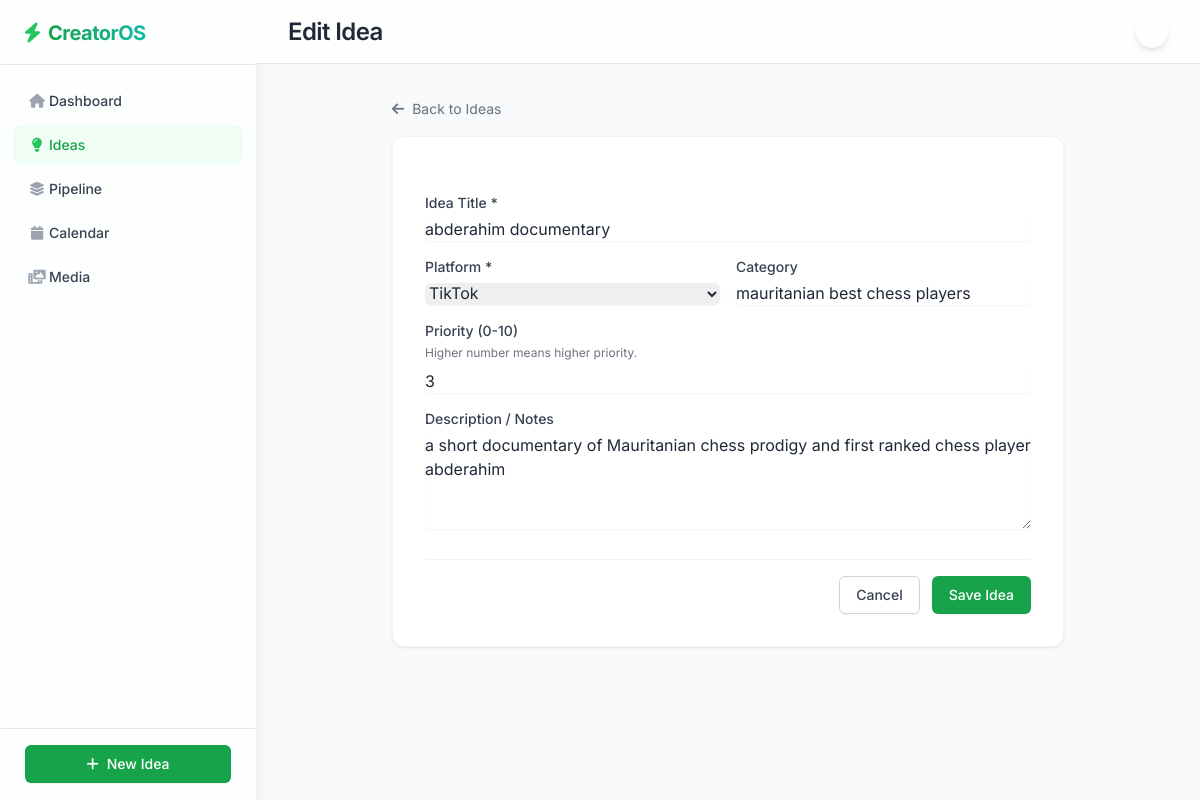
Page /ideas/1/edit/ on the committed database.
### content/models.py (models this page shows, shortened)
class Idea(models.Model):
    PLATFORM_CHOICES = [
        ('TikTok', 'TikTok'),
        ('YouTube Shorts', 'YouTube Shorts'),
        ('Instagram Reels', 'Instagram Reels'),
        ('Facebook', 'Facebook'),
    ]
    title = models.CharField(max_length=200)
    description = models.TextField(blank=True)
    category = models.CharField(max_length=100, blank=True)
    platform = models.CharField(max_length=50, choices=PLATFORM_CHOICES)
    priority = models.IntegerField(default=0, help_text="Higher number = higher priority")
    created_at = models.DateTimeField(default=timezone.now)

### content/views.py (the view)
# urls.py: path('ideas/<int:pk>/edit/', views.idea_edit, name='idea_edit'),
def idea_edit(request, pk):
    idea = get_object_or_404(Idea, pk=pk)
    if request.method == 'POST':
        form = IdeaForm(request.POST, instance=idea)
        if form.is_valid():
            form.save()
            return redirect('idea_list')
    else:
        form = IdeaForm(instance=idea)
    return render(request, 'content/idea_form.html', {'form': form, 'title': 'Edit Idea'})

### content/forms.py
class IdeaForm(forms.ModelForm):
    class Meta:
        model = Idea
        fields = ['title', 'description', 'category', 'platform', 'priority']
        widgets = {
            'title': forms.TextInput(attrs={'class': 'form-input w-full rounded-md border-gray-300 shadow-sm focus:border-indigo-500 focus:ring-indigo-500'}),
            'description': forms.Textarea(attrs={'class': 'form-input w-full rounded-md border-gray-300 shadow-sm focus:border-indigo-500 focus:ring-indigo-500', 'rows': 4}),
            'category': forms.TextInput(attrs={'class': 'form-input w-full rounded-md border-gray-300 shadow-sm focus:border-indigo-500 focus:ring-indigo-500'}),
            'platform': forms.Select(attrs={'class': 'form-select w-full rounded-md border-gray-300 shadow-sm focus:border-indigo-500 focus:ring-indigo-500'}),
            'priority': forms.NumberInput(attrs={'class': 'form-input w-full rounded-md border-gray-300 shadow-sm focus:border-indigo-500 focus:ring-indigo-500'}),
        }

### templates/content/idea_form.html (shortened to what this page needs)
{% extends 'base.html' %}
{% block header_title %}{{ title }}{% endblock %}
{% block content %}
<div class="max-w-2xl mx-auto">
    <div class="mb-4">
        <a href="{% url 'idea_list' %}" class="text-sm text-gray-500 hover:text-gray-700 transition-colors">
            <i class="fa-solid fa-arrow-left mr-1"></i> Back to Ideas
        </a>
    </div>
    <div class="bg-white rounded-xl shadow-sm border border-gray-100 p-8">
        <form method="post" class="space-y-6">
            <div class="space-y-4">
                <div>
                    <label for="{{ form.title.id_for_label }}" class="block text-sm font-medium text-gray-700 mb-1">Idea Title *</label>
                    {{ form.title }}
                </div>
                <div class="grid grid-cols-1 md:grid-cols-2 gap-4">
                    <div>
                        <label for="{{ form.platform.id_for_label }}" class="block text-sm font-medium text-gray-700 mb-1">Platform *</label>
                        {{ form.platform }}
                    </div>
                    <div>
                        <label for="{{ form.category.id_for_label }}" class="block text-sm font-medium text-gray-700 mb-1">Category</label>
                        {{ form.category }}
                    </div>
                </div>
                <div>
                    <label for="{{ form.priority.id_for_label }}" class="block text-sm font-medium text-gray-700 mb-1">Priority (0-10)</label>
                    <p class="text-xs text-gray-500 mb-2">Higher number means higher priority.</p>
                    {{ form.priority }}
                </div>
                <div>
                    <label for="{{ form.description.id_for_label }}" class="block text-sm font-medium text-gray-700 mb-1">Description / Notes</label>
                    {{ form.description }}
                </div>
            </div>
            <div class="pt-4 border-t border-gray-100 flex justify-end space-x-3">
                <a href="{% url 'idea_list' %}" class="px-4 py-2 border border-gray-300 rounded-md shadow-sm text-sm font-medium text-gray-700 bg-white hover:bg-gray-50 focus:outline-none focus:ring-2 focus:ring-offset-2 focus:ring-brand-500">
                    Cancel
                </a>
                <button type="submit" class="px-4 py-2 border border-transparent rounded-md shadow-sm text-sm font-medium text-white bg-brand-600 hover:bg-brand-700 focus:outline-none focus:ring-2 focus:ring-offset-2 focus:ring-brand-500">
                    Save Idea
                </button>
            </div>
        </form>
    </div>
</div>
{% endblock %}

### templates/base.html (style rules this page uses)
body { background-color: #f8fafc; }

### rows in the picture
Idea: title "abderahim documentary", platform "TikTok", category "mauritanian best chess players", priority "3", description "a short documentary of Mauritanian chess prodigy and first ranked chess player abderahim"

### other values in the picture
{{ title }} "Edit Idea"
